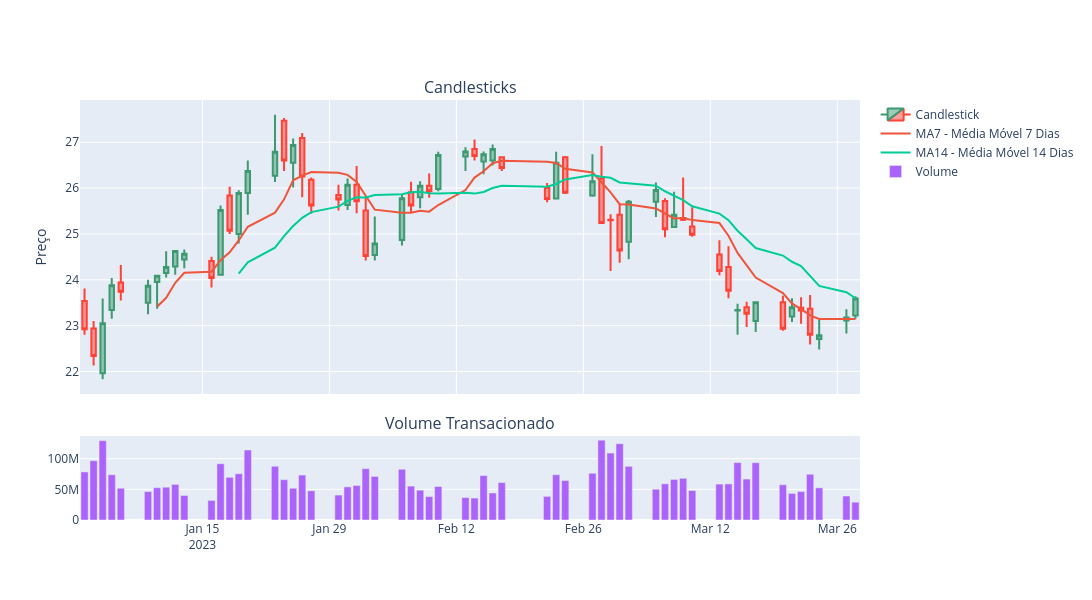

Notebook source saved alongside this figure:
### Markdown cell above
O que a gente fez tá estático, oq vamos fazer é tornar interativo

### Code cell
# Criando subplots
'''
"Primeiro, criamos uma figura que conterá nossos gráficos usando make_subplots.
Isso nos permite ter múltiplos gráficos em uma única visualização.
Aqui, teremos dois subplots: um para o gráfico de candlestick e outro para o volume de transações."

'''
fig = make_subplots(rows=2, cols=1, shared_xaxes=True,
                    vertical_spacing=0.1,
                    subplot_titles=('Candlesticks', 'Volume Transacionado'),
                    row_width=[0.2, 0.7])

'''
"No gráfico de candlestick, cada candle representa um dia de negociação,
mostrando o preço de abertura, fechamento, máximo e mínimo. Vamos adicionar este gráfico à nossa figura."
'''
# Adicionando o gráfico de candlestick
fig.add_trace(go.Candlestick(x=df.index,
                             open=df['Abertura'],
                             high=df['Maximo'],
                             low=df['Minimo'],
                             close=df['Fechamento'],
                             name='Candlestick'),
                             row=1, col=1)

# Adicionando as médias móveis
# Adicionamos também médias móveis ao mesmo subplot para análise de tendências
fig.add_trace(go.Scatter(x=df.index,
                         y=df['MA7'],
                         mode='lines',
                         name='MA7 - Média Móvel 7 Dias'),
                         row=1, col=1)

fig.add_trace(go.Scatter(x=df.index,
                         y=df['MA14'],
                         mode='lines',
                         name='MA14 - Média Móvel 14 Dias'),
                         row=1, col=1)

# Adicionando o gráfico de barras para o volume
# Em seguida, criamos um gráfico de barras para o volume de transações, que nos dá uma ideia da atividade de negociação naquele dia
fig.add_trace(go.Bar(x=df.index,
                     y=df['Volume'],
                     name='Volume'),
                     row=2, col=1)

# Atualizando layout
#Finalmente, configuramos o layout da figura, ajustando títulos, formatos de eixo e outras configurações para tornar o gráfico claro e legível.
fig.update_layout(yaxis_title='Preço',
                  xaxis_rangeslider_visible=False,  # Desativa o range slider
                  width=1100, height=600)

# Mostrando o gráfico
fig.show()
